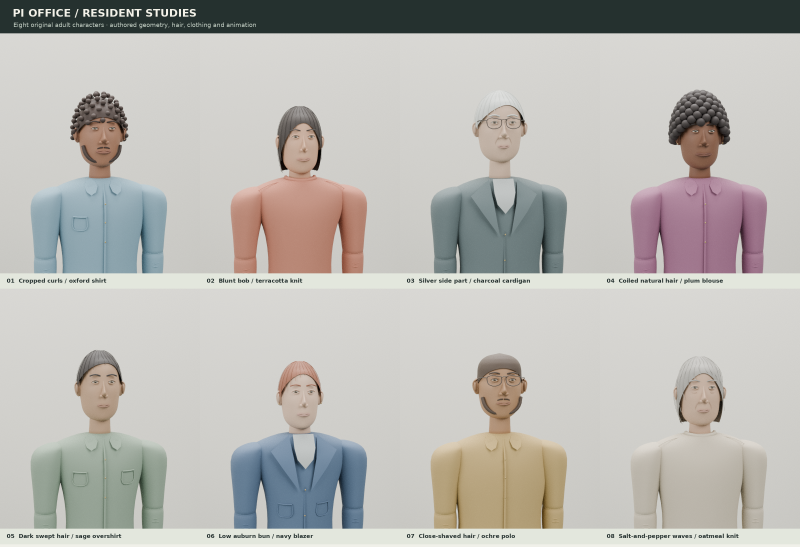
#> input picture asset-renders/blender-resident-portraits.png, 2400 x 1640 px (shown at 1/3 size)
$ python assemble_resident_portraits.py
#> lines starting #> are read from the running program, lines starting #| are printed output that depends on the picture
"""Assemble the eight actual Blender closeups into one labeled review sheet.
Run after render_residents.py -- portraits 96. Requires Pillow, never changes GLBs.
"""
from pathlib import Path
from PIL import Image, ImageDraw, ImageFont
import json
B=Path(__file__).resolve().parent.parent
R=B/'asset-renders'
variants=json.loads((B/'assets-source/resident-variants.json').read_text())['variants']
#> (reads assets-source/resident-variants.json from the repository)
prior=Image.open(R/'blender-resident-portraits.png').convert('RGB') if (R/'blender-resident-portraits.png').exists() else None
#> prior is the input picture: PIL image 2400x1640 RGB; mean R, G, B 185.3, 183.5, 178.9
W,H=2400,1640
out=Image.new('RGB',(W,H),'#f0f0e9');draw=ImageDraw.Draw(out)
#> after `out = Image.new('RGB', (W, H), '#f0f0e9')`:
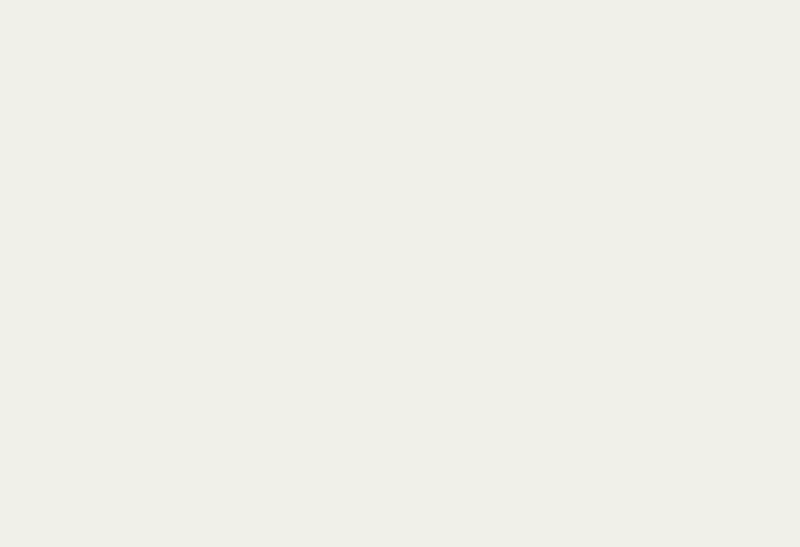
#> out: PIL image 2400x1640 RGB (shown at 1/3 size); mean R, G, B 240, 240, 233
def font(size,bold=False):
 p=Path('/usr/share/fonts/truetype/dejavu/DejaVuSans'+('-Bold' if bold else '')+'.ttf')
 return ImageFont.truetype(str(p),size) if p.exists() else ImageFont.load_default()
draw.rectangle((0,0,W,100),fill='#25312f')
draw.text((38,20),'PI OFFICE / RESIDENT STUDIES',font=font(32,True),fill='#f4f2e9')
draw.text((40,64),'Eight original adult characters · authored geometry, hair, clothing and animation',font=font(18),fill='#c9d4c9')
for i,v in enumerate(variants):
 source=R/f"resident-portrait-{v['id']}.png"
 if source.exists():im=Image.open(source).convert('RGB')
 elif prior is not None:
  px=(i%4)*600;py=100+(i//4)*766;im=prior.crop((px,py,px+600,py+720))
#> after `im = prior.crop((px, py, px + 600, py + 720))`:
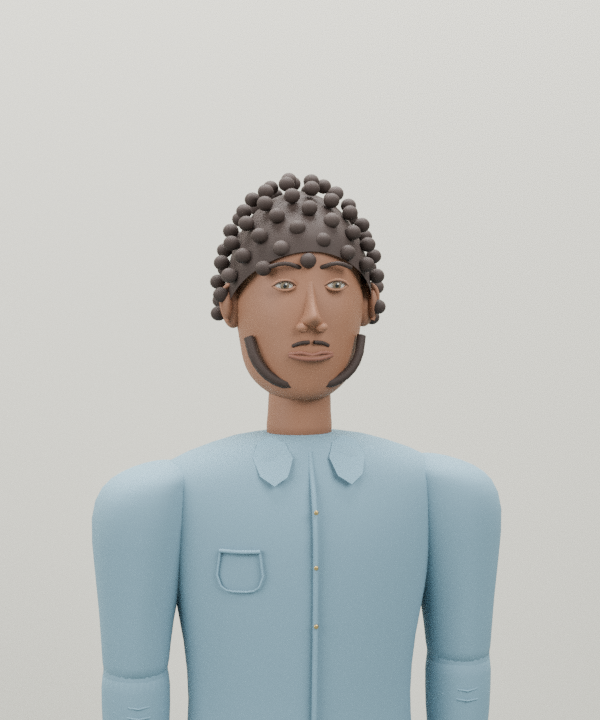
#> im: PIL image 600x720 RGB; mean R, G, B 187.9, 191, 189.6
 else:raise FileNotFoundError(source)
 im.thumbnail((600,720))
 x=(i%4)*600;y=100+(i//4)*766;out.paste(im,(x,y))
#> after `out.paste(im, (x, y))`:
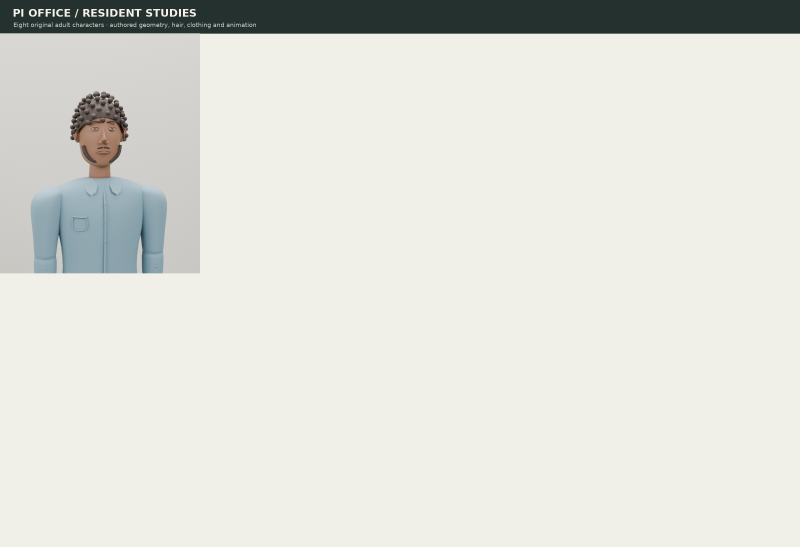
#> out: PIL image 2400x1640 RGB (shown at 1/3 size); mean R, G, B 222.2, 223.3, 217.2
 draw.rectangle((x,y+720,x+600,y+766),fill='#e3e7dd')
 draw.text((x+20,y+732),f"{v['id']}  {v['label']}",font=font(17,True),fill='#25312f')
draw.text((35,1632),'',font=font(1),fill='#25312f')
p=R/'blender-resident-portraits.png';out.save(p,optimize=True);print(p)
# Individual renders are build intermediates; deliver only the composed review sheet.
for v in variants:(R/f"resident-portrait-{v['id']}.png").unlink(missing_ok=True)
